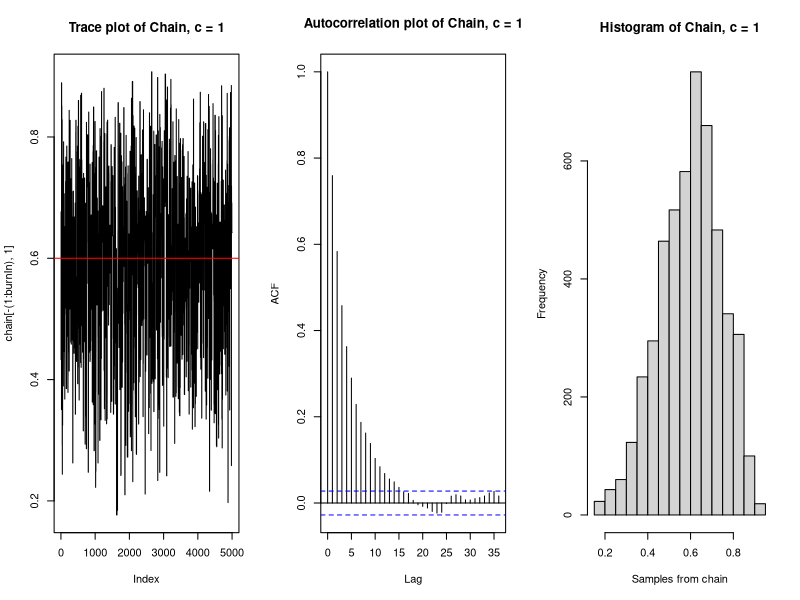
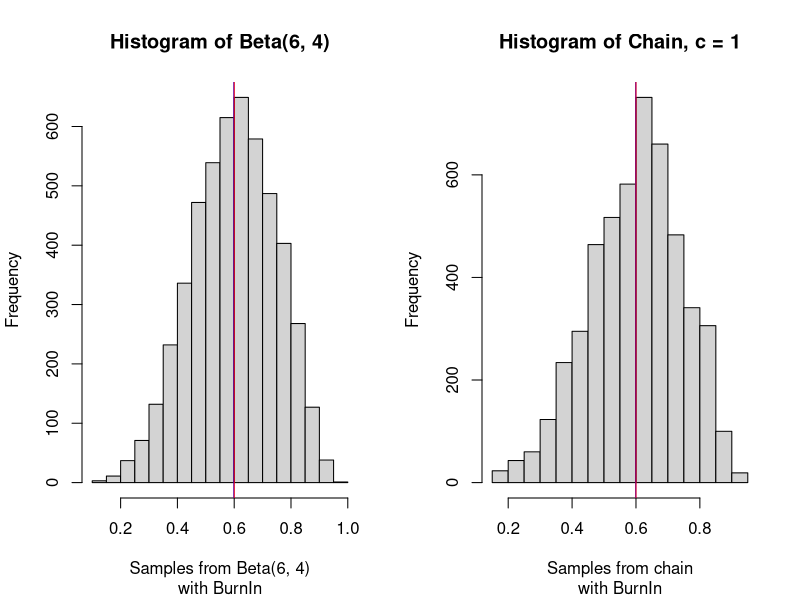
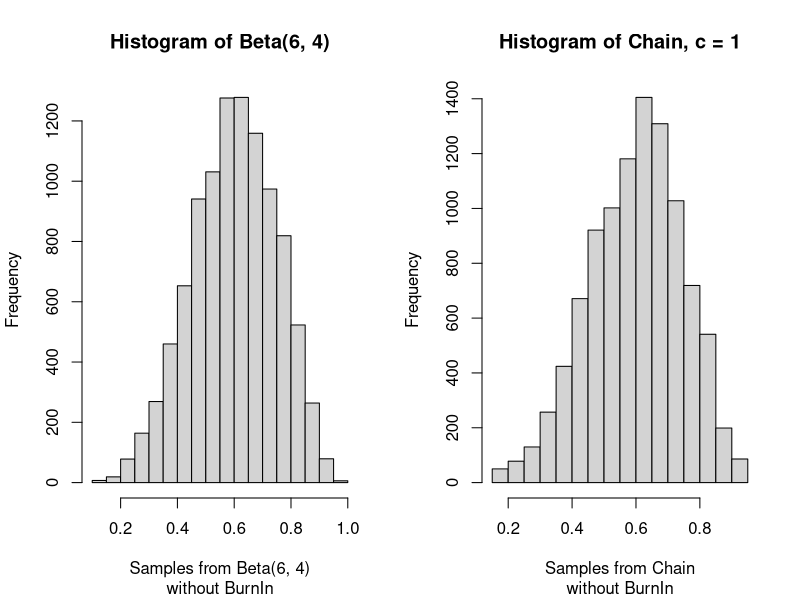
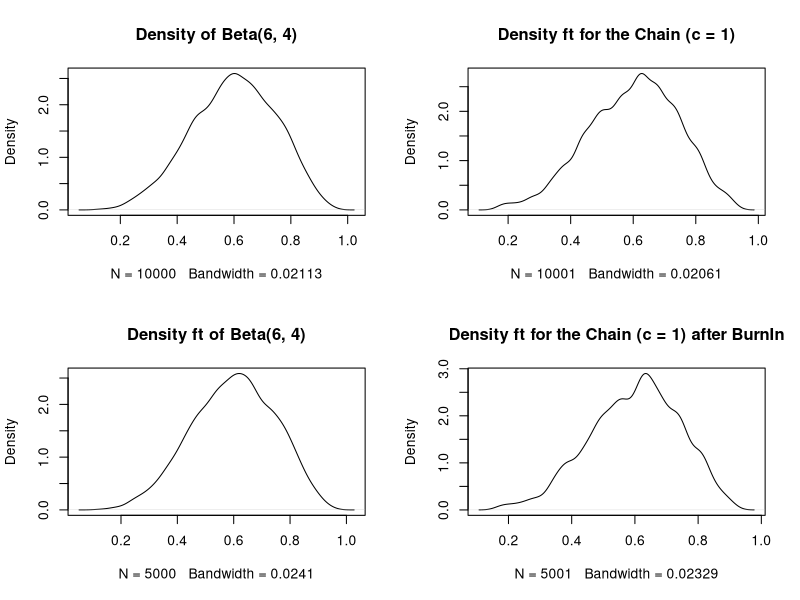
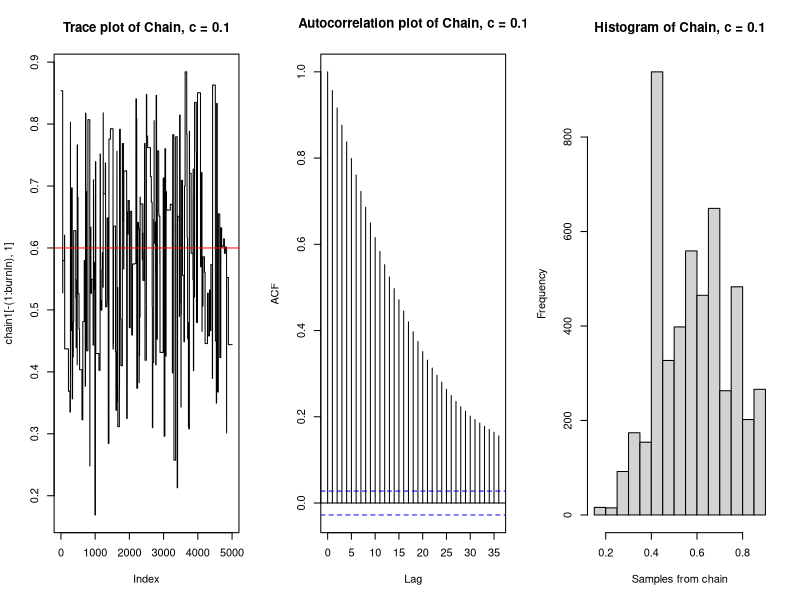
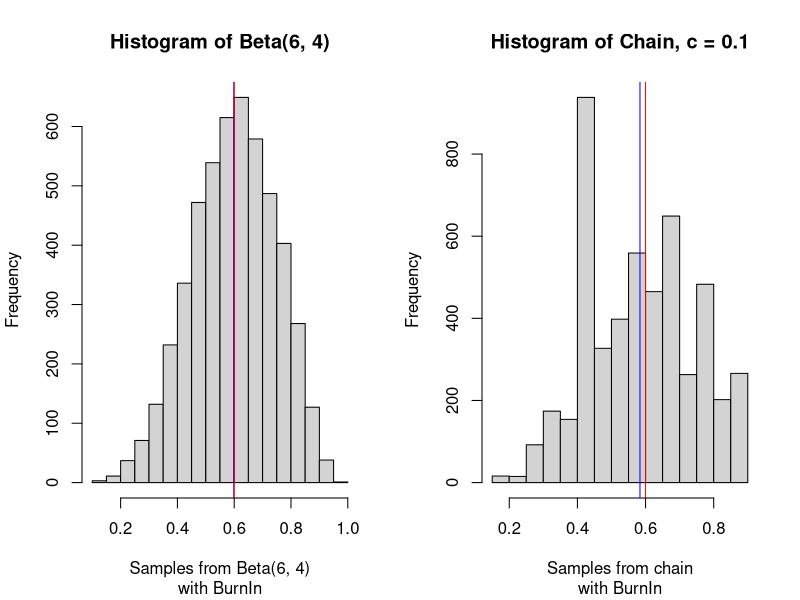
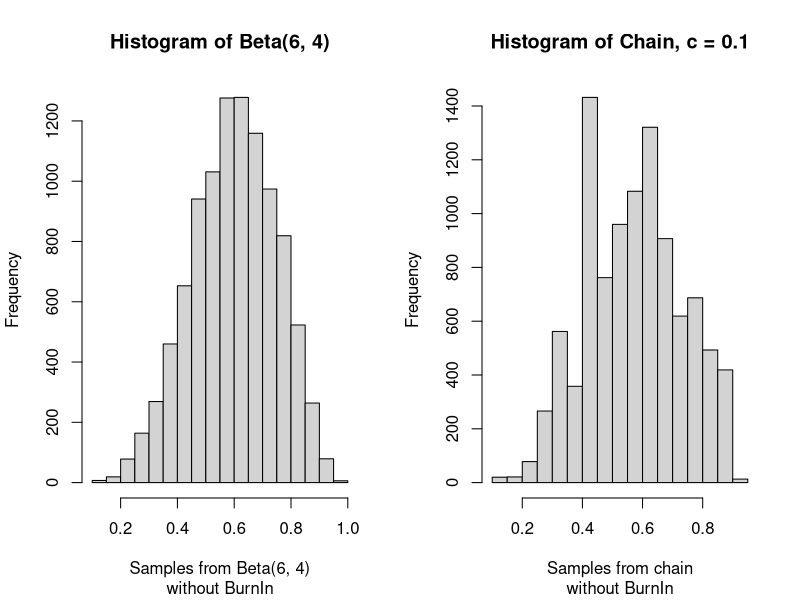
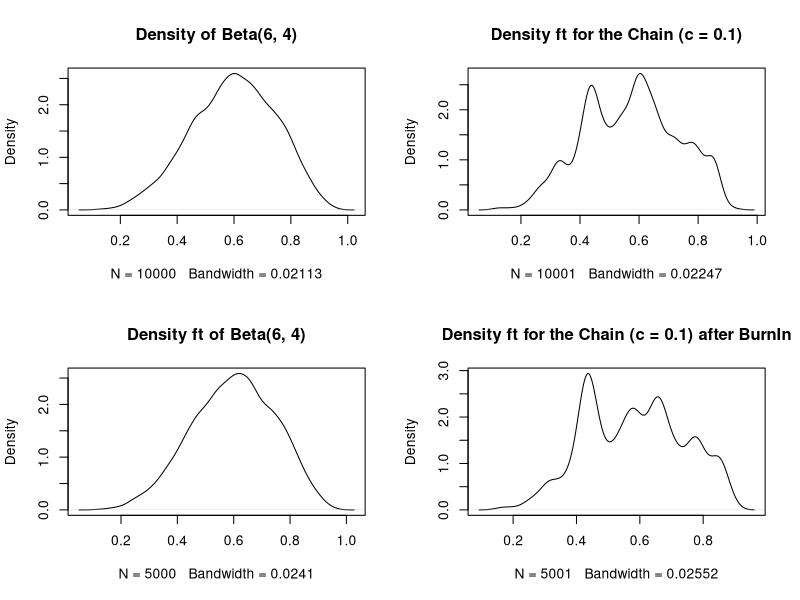

Source code (R) for these figures, in order:
## ---- chunk 1
knitr::opts_chunk$set(echo = TRUE)
## ---- chunk 2
a <- 6
b <- 4

likelihood <- function(param){
  singlelikelihoods = dbeta(param, a, b, log = T)
  return(singlelikelihoods)
}

prior <- function(param){
  pr = dunif(param, min=0, max=1, log = T)
  return(pr)
}

posterior <- function(param){
  return (exp(likelihood(param) + prior(param)))
}
## ---- chunk 3
metropolis_MCMC <- function(startvalue, iterations, c){
  chain = array(dim = c(iterations+1,1))
  chain[1,] = startvalue
  for (i in 1:iterations){
    proposal = rbeta(1, c*chain[i,], c*(1-chain[i,]))
    probab = (posterior(proposal)*dbeta(chain[i,],c*proposal,c*(1-proposal)))/
      (posterior(chain[i,])*dbeta(proposal, c*chain[i,], c*(1-chain[i,])))
    if (runif(1) < probab){
      chain[i+1,] = proposal
    }else{
      chain[i+1,] = chain[i,]
    }
  }
  return(chain)
}
## ---- chunk 4
set.seed(2)
startvalue <- runif(1, 0, 1)
chain = metropolis_MCMC(startvalue, 10000, c=1)
test <- rbeta(10000, 6, 4)
## ---- chunk 5
# Performance of the sampler: c = 1 with BurnIn
par(mfrow=c(1,3))
test2 <- test[5001:10000]
burnIn = 5000
acceptance = 1-mean(duplicated(chain[-(1:burnIn),]))
plot(chain[-(1:burnIn),1], type='l', main = "Trace plot of Chain, c = 1")
abline(h=0.6, col="red")
acf(chain[-(1:burnIn),1], main = "Autocorrelation plot of Chain, c = 1")
hist(chain[-(1:burnIn),1], xlab = "Samples from chain", main = "Histogram of Chain, c = 1") 
## ---- chunk 6
# Histogram of the target distribution Beta(6,4) vs. the Chain with burnIn
par(mfrow=c(1,2))
hist(test2, xlab = "Samples from Beta(6, 4)", main = "Histogram of Beta(6, 4)", 
     sub = "with BurnIn")
abline(v=mean(test2), col="blue")
abline(v=0.6, col="red")
hist(chain[-(1:burnIn),1], xlab = "Samples from chain", main = "Histogram of Chain, c = 1"
     , sub = "with BurnIn") 
abline(v = mean(chain[-(1:burnIn),1]), col="blue")
abline(v=0.6, col="red")
## ---- chunk 7
# Histogram of the chain vs. the target distribution Beta(6,4) without BurnIn
par(mfrow=c(1,2))
hist(test, xlab = "Samples from Beta(6, 4)", main = "Histogram of Beta(6, 4)", 
     sub = "without BurnIn")

hist(chain, xlab = "Samples from Chain", main = "Histogram of Chain, c = 1", 
     sub = "without BurnIn")
## ---- chunk 8
par(mfrow = c(2,2))
plot(density(test), main = "Density of Beta(6, 4)")
plot(density(chain), main = "Density ft for the Chain (c = 1)")
plot(density(test2), main = "Density ft of Beta(6, 4)")
plot(density(chain[-(1:burnIn),1]), main = "Density ft for the Chain (c = 1) after BurnIn")
## ---- chunk 9
# Kolmogorov-Smirnov Test
chainks <- sort(chain[-(1:burnIn),1])
ks.test(chainks, "pbeta", 6, 4)
## ---- chunk 10
set.seed(1)
# Performance of the sampler: c = 0.1
chain1=metropolis_MCMC(startvalue, 10000, c=0.1)
par(mfrow=c(1,3))
acceptance1 = 1-mean(duplicated(chain1[-(1:burnIn),]))
plot(chain1[-(1:burnIn),1], type='l', main = "Trace plot of Chain, c = 0.1")
abline(h=0.6, col="red")
acf(chain1[-(1:burnIn),1], main = "Autocorrelation plot of Chain, c = 0.1")
hist(chain1[-(1:burnIn),1], xlab = "Samples from chain", 
     main = "Histogram of Chain, c = 0.1") 

# Histogram of the target distribution Beta(6,4) vs. the Chain after burnIn
par(mfrow=c(1,2))
hist(test2, xlab = "Samples from Beta(6, 4)", main = "Histogram of Beta(6, 4)", 
     sub = "with BurnIn")
abline(v=mean(test2), col="blue")
abline(v=0.6, col="red")
hist(chain1[-(1:burnIn),1], xlab = "Samples from chain", 
     main = "Histogram of Chain, c = 0.1", sub = "with BurnIn") 
abline(v = mean(chain1[-(1:burnIn),1]), col="blue")
abline(v=0.6, col="red")

# Histogram of the chain vs. the target distribution Beta(6,4) without BurnIn
par(mfrow=c(1,2))
hist(test, xlab = "Samples from Beta(6, 4)", main = "Histogram of Beta(6, 4)",
     sub = "without BurnIn")
hist(chain1, xlab = "Samples from chain", main = "Histogram of Chain, c = 0.1", 
     sub = "without BurnIn")

par(mfrow = c(2,2))
plot(density(test), main = "Density of Beta(6, 4)")
plot(density(chain1), main = "Density ft for the Chain (c = 0.1)")
plot(density(test2), main = "Density ft of Beta(6, 4)")
plot(density(chain1[-(1:burnIn),1]), main = "Density ft for the Chain (c = 0.1) after BurnIn")

# Kolmogorov-Smirnov statistic
chain1ks <- sort(chain1[-(1:burnIn),1])
ks.test(chain1ks, "pbeta", 6, 4)

## ---- chunk 11
set.seed(2)
# Performance of the sampler: c = 2.5
chain2=metropolis_MCMC(startvalue, 10000, c=2.5)
par(mfrow=c(1,3))
acceptance2 = 1-mean(duplicated(chain2[-(1:burnIn),]))
plot(chain2[-(1:burnIn),1], type='l', main = "Trace plot of Chain, c = 2.5")
abline(h=0.6, col="red")
acf(chain2[-(1:burnIn),1], main = "Autocorrelation plot of Chain, c = 2.5")
hist(chain2[-(1:burnIn),1], xlab = "Samples from chain", 
     main = "Histogram of Chain, c = 2.5") 

# Histogram of the target distribution Beta(6,4) vs. the Chain after burnIn
par(mfrow=c(1,2))
hist(test2, xlab = "Samples from Beta(6, 4)", main = "Histogram of Beta(6, 4)",
     sub = "with BurnIn")
abline(v=mean(test2), col="blue")
abline(v=0.6, col="red")
hist(chain2[-(1:burnIn),1], xlab = "Samples from chain", 
     main = "Histogram of Chain, c = 2.5", sub = "with BurnIn") 
abline(v = mean(chain2[-(1:burnIn),1]), col="blue")
abline(v=0.6, col="red")

# Histogram of the chain vs. the target distribution Beta(6,4) without BurnIn
hist(test, xlab = "Samples from Beta(6, 4)", main = "Histogram of Beta(6, 4)", 
     sub = "without BurnIn")
hist(chain2, xlab = "Samples from chain", main = "Histogram of Chain, c = 2.5", 
     sub = "without BurnIn")

par(mfrow = c(2,2))
plot(density(test), main = "Density of Beta(6, 4)")
plot(density(chain2), main = "Density ft for the Chain (c = 2.5)")
plot(density(test2), main = "Density ft of Beta(6, 4)")
plot(density(chain2[-(1:burnIn),1]), main = "Density ft for the Chain (c = 2.5) after BurnIn")

# Kolmogorov-Smirnov statistic
chain2ks <- sort(chain2[-(1:burnIn),1])
ks.test(chain2ks, "pbeta", 6, 4)

## ---- chunk 12
set.seed(3)
# Performance of the sampler: c = 10
chain3=metropolis_MCMC(startvalue, 10000, c=10)
par(mfrow=c(1,3))
acceptance3 = 1-mean(duplicated(chain3[-(1:burnIn),]))
plot(chain3[-(1:burnIn),1], type='l', main = "Trace plot of Chain, c = 10")
abline(h=0.6, col="red")
acf(chain3[-(1:burnIn),1], main = "Autocorrelation plot of Chain, c = 10")
hist(chain3[-(1:burnIn),1], xlab = "Samples from chain", 
     main = "Histogram of Chain, c = 10") 

# Histogram of the target distribution Beta(6,4) vs. the Chain after burnIn
hist(test2, xlab = "Samples from Beta(6, 4)", main = "Histogram of Beta(6, 4)",
     sub = "with BurnIn")
abline(v=mean(test2), col="blue")
abline(v=0.6, col="red")
hist(chain3[-(1:burnIn),1], xlab = "Samples from chain", 
     main = "Histogram of Chain, c = 10", sub = "with BurnIn") 
abline(v = mean(chain3[-(1:burnIn),1]), col="blue")
abline(v=0.6, col="red")

# Histogram of the chain vs. the target distribution Beta(6,4) without BurnIn
par(mfrow=c(1,2))
hist(test, xlab = "Samples from Beta(6, 4)", main = "Histogram of Beta(6, 4)",
     sub = "without BurnIn")
hist(chain3, xlab = "Samples from chain", main = "Histogram of Chain, c = 10",
     sub = "without BurnIn")

par(mfrow = c(2,2))
plot(density(test), main = "Density of Beta(6, 4)")
plot(density(chain3), main = "Density ft for the Chain (c = 10)")
plot(density(test2), main = "Density ft of Beta(6, 4)")
plot(density(chain3[-(1:burnIn),1]), main = "Density ft for the Chain (c = 10) after BurnIn")

# Kolmogorov-Smirnov statistic
chain3ks <- sort(chain3[-(1:burnIn),1])
ks.test(chain3ks, "pbeta", 6, 4)

## ---- chunk 13
acceptance
acceptance1
acceptance2
acceptance3

par(mfrow=c(2,2))
acf(chain[-(1:burnIn),1], main = "ACF for c = 1")
acf(chain1[-(1:burnIn),1], main = "ACF for c = 0.1")
acf(chain2[-(1:burnIn),1], main = "ACF for c = 2.5")
acf(chain3[-(1:burnIn),1], main = "ACF for c = 10")
